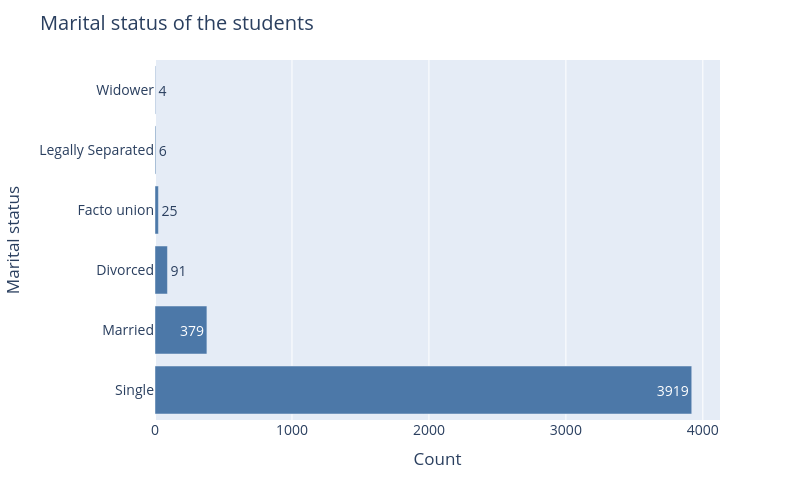

Notebook code cell kept with this figure:
### Code cell
# Bar chart for Marital status
count = data_viz_pd['Marital status'].value_counts()
fig = px.bar(count,  orientation= 'h', text_auto=True)

fig.update_traces(marker=dict(color='#4C78A8'))   # one neutral colour — no outcome is encoded here
fig.update_layout(height=500, width=800,
                  title='Marital status of the students',
                  showlegend = False,
                  font=dict(size=14),
                  xaxis_title = 'Count',
                  yaxis_title = 'Marital status')
save_fig(fig, '12_marital_status')

### Figure 1 — Plotly figure (JSON) as saved in the notebook; plotly's stock layout.template omitted (floating-point values rounded to 4 significant figures)
{"data": [{"hovertemplate": "variable=count<br>value=%{x}<br>Marital status=%{y}<extra></extra>", "legendgroup": "count", "marker": {"color": "#4C78A8", "pattern": {"shape": ""}}, "name": "count", "orientation": "h", "showlegend": true, "textposition": "auto", "texttemplate": "%{x}", "type": "bar", "x": [3919, 379, 91, 25, 6, 4], "xaxis": "x", "y": ["Single", "Married", "Divorced", "Facto union", "Legally Separated", "Widower"], "yaxis": "y"}], "layout": {"barmode": "relative", "font": {"size": 14}, "height": 500, "legend": {"title": {"text": "variable"}, "tracegroupgap": 0}, "margin": {"t": 60}, "showlegend": false, "title": {"text": "Marital status of the students"}, "width": 800, "xaxis": {"anchor": "y", "domain": [0.0, 1.0], "title": {"text": "Count"}}, "yaxis": {"anchor": "x", "domain": [0.0, 1.0], "title": {"text": "Marital status"}}}}
